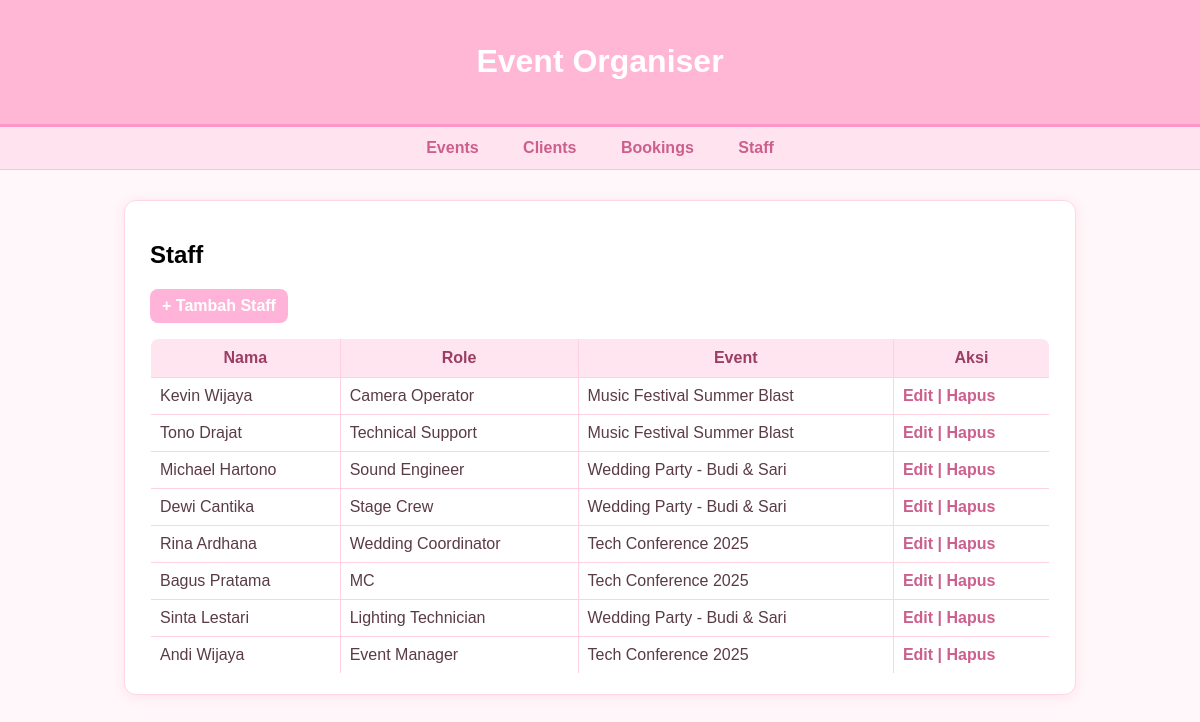
Page /project/index.php?page=staffs on the committed database.
### tables this page shows
CREATE TABLE `staff` (
  `id` int(11) NOT NULL,
  `name` varchar(150) DEFAULT NULL,
  `role` varchar(100) DEFAULT NULL,
  `event_id` int(11) DEFAULT NULL
);

CREATE TABLE `events` (
  `id` int(11) NOT NULL,
  `name` varchar(150) DEFAULT NULL,
  `date` date DEFAULT NULL,
  `location` varchar(150) DEFAULT NULL
);

### project/viewmodels/StaffViewModel.php (called while the page is built, shortened)
<?php
require_once __DIR__ . '/../models/Staff.php';
require_once __DIR__ . '/../models/Event.php';
class StaffViewModel {
    public function __construct($db) {
        $this->model = new Staff($db);
        $this->eventModel = new Event($db);
        $this->staffs = $this->model->getAll();
        $this->events = $this->eventModel->getAll();
    }
}

### project/models/Staff.php (called while the page is built, shortened)
<?php
class Staff {
    private $db;
    public function __construct($conn) {
        $this->db = $conn;
    }
    public function getAll() {
        $sql = "SELECT s.*, e.name as event_name
                FROM staff s
                LEFT JOIN events e ON s.event_id = e.id
                ORDER BY s.id DESC";
        $stmt = $this->db->query($sql);
        return $stmt->fetchAll(PDO::FETCH_ASSOC);
    }
}

### project/models/Event.php (called while the page is built, shortened)
<?php
class Event {
    private $db;
    public function __construct($conn) {
        $this->db = $conn;
    }
    public function getAll() {
        $stmt = $this->db->query("SELECT * FROM events ORDER BY date DESC");
        return $stmt->fetchAll(PDO::FETCH_ASSOC);
    }
}

### project/views/staff_list.php (the view)
<?php require 'views/template/header.php'; ?>
<?php
$vm->handleRequest();
?>
<h2>Staff</h2>
<a href="index.php?page=staff_form" class="btn-add">+ Tambah Staff</a>
<table>
    <tr>
        <th>Nama</th>
        <th>Role</th>
        <th>Event</th>
        <th>Aksi</th>
    </tr>
    <?php foreach($vm->staffs as $s): ?>
    <tr>
        <td><?= htmlspecialchars($s['name']) ?></td>
        <td><?= htmlspecialchars($s['role']) ?></td>
        <td><?= htmlspecialchars($s['event_name']) ?></td>
        <td class="actions">
            <a href="index.php?page=staff_form&id=<?= $s['id'] ?>">Edit |</a>
            <a
                href="index.php?page=staffs&delete_staff=<?= $s['id'] ?>"
                onclick="return confirm('Hapus staff?')"
            >
                Hapus
            </a>
        </td>
    </tr>
    <?php endforeach; ?>
</table>
<?php require 'views/template/footer.php'; ?>

### project/views/template/header.php (style rules this page uses)
body { font-family: Arial, sans-serif; margin: 0; background: #fff7fa; }
table { border-collapse: collapse; width: 100%; margin-top: 15px; border-radius: 8px; overflow: hidden; }
table, th, td { border: 1px solid #ffd2e1; }
th { background: #ffe5ef; padding: 10px; color: #9a3e63; font-weight: bold; }
td { padding: 9px; color: #5a3b48; }
.actions a { color: #cc5f8d; text-decoration: none; font-weight: bold; }
.btn-add { background: #ffb3d9; color: white; padding: 8px 12px; border-radius: 8px; text-decoration: none; display: inline-block; font-weight: bold; border: none; cursor: pointer; transition: 0.2s; }

### rows in the picture
staff: name "Kevin Wijaya", role "Camera Operator", event.name "Music Festival Summer Blast"
staff: name "Tono Drajat", role "Technical Support", event.name "Music Festival Summer Blast"
staff: name "Michael Hartono", role "Sound Engineer", event.name "Wedding Party - Budi & Sari"
staff: name "Dewi Cantika", role "Stage Crew", event.name "Wedding Party - Budi & Sari"
staff: name "Rina Ardhana", role "Wedding Coordinator", event.name "Tech Conference 2025"
staff: name "Bagus Pratama", role "MC", event.name "Tech Conference 2025"
staff: name "Sinta Lestari", role "Lighting Technician", event.name "Wedding Party - Budi & Sari"
staff: name "Andi Wijaya", role "Event Manager", event.name "Tech Conference 2025"
